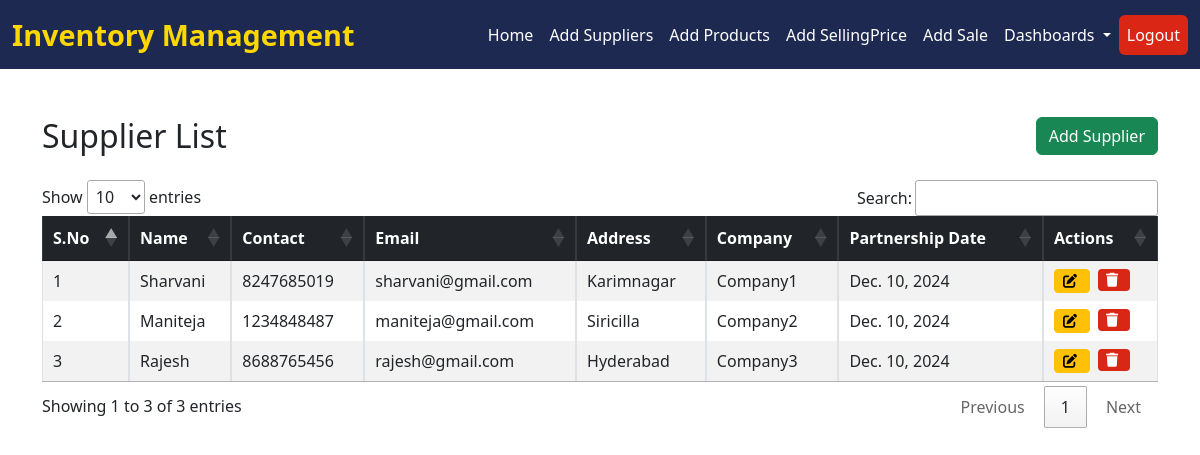
Screenshot of /suppliers/ with the database file from the repository.
### stock_analysis/models.py (models this page shows, shortened)
class Supplier(models.Model):
    name = models.CharField(max_length=100)
    contact = models.CharField(max_length=15, blank=True, null=True)
    email = models.EmailField(blank=True, null=True)
    address = models.TextField(blank=True, null=True)
    company = models.CharField(max_length=100, blank=True, null=True)
    partnership_date = models.DateField(default=now)  # Default to current date

### stock_analysis/supplier_views.py (the view)
# urls.py: path("suppliers/", supplier_views.supplier_list, name="supplier_list"),
def supplier_list(request):
    suppliers = Supplier.objects.all()
    return render(request, "suppliers/supplier_list.html", {"suppliers": suppliers})

### stock_analysis/templates/suppliers/supplier_list.html (shortened to what this page needs)
{% extends 'index.html' %}
{% block content %}
<div class="container mt-5">
    <div class="d-flex justify-content-between align-items-center mb-4">
        <h2 class="mb-0">Supplier List</h2>
        <button class="btn btn-success" data-bs-toggle="modal" data-bs-target="#addSupplierModal">Add Supplier</button>
    </div>
    <table id="supplierTable" class="table table-striped table-hover table-bordered">
        <thead class="table-dark">
            <tr>
                <th>S.No</th>
                <th>Name</th>
                <th>Contact</th>
                <th>Email</th>
                <th>Address</th>
                <th>Company</th>
                <th>Partnership Date</th>
                <th>Actions</th>
            </tr>
        </thead>
        <tbody>
            {% for supplier in suppliers %}
            <tr>
                <td>{{ forloop.counter }}</td>
                <td>{{ supplier.name }}</td>
                <td>{{ supplier.contact }}</td>
                <td>{{ supplier.email }}</td>
                <td>{{ supplier.address }}</td>
                <td>{{ supplier.company }}</td>
                <td>{{ supplier.partnership_date }}</td>
                <td class="d-flex">
                    <a href="{% url 'update_supplier' supplier.id %}" class="btn btn-warning btn-sm me-2 d-flex align-items-center">
                        <i class="fas fa-edit me-1"></i>
                    </a>
                    <form action="{% url 'delete_supplier' supplier.id %}" method="POST" style="display: inline;">
                        <button type="submit" class="btn btn-danger btn-sm d-flex align-items-center" onclick="return confirm('Are you sure you want to delete this supplier?');">
                            <i class="fas fa-trash me-1"></i>
                        </button>
                    </form>
                </td>
            </tr>
            {% empty %}
            <tr>
                <td colspan="6" class="text-center">No suppliers found.</td>
            </tr>
            {% endfor %}
        </tbody>
    </table>
</div>
<link rel="stylesheet" href="https://cdn.datatables.net/1.13.6/css/jquery.dataTables.min.css">
{% endblock %}

### stock_analysis/templates/index.html (style rules this page uses)
.btn-danger { background-color: #d92615 !important; border: none; }

### rows the page displays
Supplier: name "Sharvani", contact "8247685019", email "sharvani@gmail.com", address "Karimnagar", company "Company1", partnership_date "Dec. 10, 2024"
Supplier: name "Maniteja", contact "1234848487", email "maniteja@gmail.com", address "Siricilla", company "Company2", partnership_date "Dec. 10, 2024"
Supplier: name "Rajesh", contact "8688765456", email "rajesh@gmail.com", address "Hyderabad", company "Company3", partnership_date "Dec. 10, 2024"
